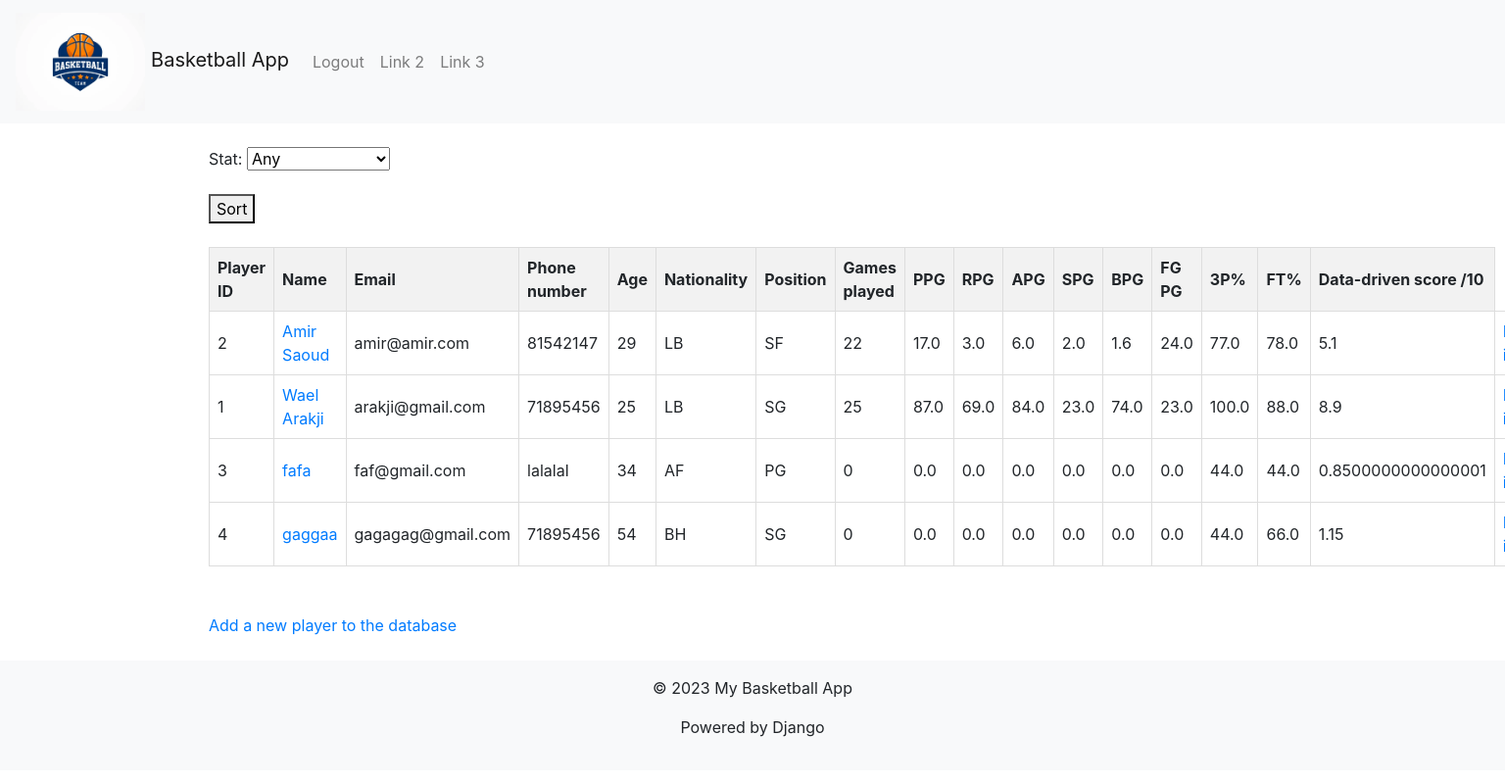
/playerstats/ (signed in), run on the app's committed database.
### basketballapp430/models.py (models this page shows, shortened)
class Player(models.Model):
    POINTGUARD = 'PG'
    SHOOTINGGUARD = 'SG'
    SMALLFORWARD = 'SF'
    POWERFORWARD = 'PF'
    CENTER = 'C'
    POSITION_CHOICES = [
        (POINTGUARD, 'Point Guard'),
        (SHOOTINGGUARD, 'Shooting Guard'),
        (SMALLFORWARD, 'Small Forward'),
        (POWERFORWARD, 'Power Forward'),
        (CENTER, 'Center')
    ]
    name = models.CharField(max_length=200)
    email = models.EmailField(max_length=255, default = '')
    phone = models.CharField(max_length=20)
    age = models.IntegerField()
    nationality = CountryField()
    position = models.CharField(max_length=2, choices=POSITION_CHOICES)
    games_played = models.IntegerField(default=0)
    points_per_game = models.FloatField(default=0)
    rebounds_per_game = models.FloatField(default=0)
    assists_per_game = models.FloatField(default=0)
    steals_per_game = models.FloatField(default=0)
    blocks_per_game = models.FloatField(default=0)
    fieldgoals_per_game = models.FloatField(default=0)
    three_point_field_goal_percentage = models.FloatField(default=0)
    free_throw_percentage = models.FloatField(default=0)
    def data_score(self):
        stats = {
            'points_per_game': {
                (0,2): 0,
                (2,5): 0.2,
                (5,8): 0.3,
                (8,12): 0.45,
                (12,16): 0.55,
                (16,20): 0.8,
                (20,25): 0.9,
                (25,float('inf')): 1
            },
            'rebounds_per_game':{
                (0,4):0,
                (4,6):0.3,
                (6,8):0.5,
                (8,11):0.75,
                (11,13):0.95,
                (13,float('inf')):1
            },
            'assists_per_game':{
                (0,2):0,
                (2,4):0.6,
                (4,6):1,
                (6,8):1.4,
                (8,10):1.7,
                (10,12):1.95,
                (12,float('inf')):2
            },
            'steals_per_game':{
                (0,1):0,
                (1,2):0.2,
                (2,4):0.5,
                (4,6):0.8,
                (6,9):0.95,
                (9,float('inf')):1
            },
            'blocks_per_game':{
                (0,1):0,
                (1,2):0.4,
                (2,4):0.6,
                (4,7):0.85,
                (7,10):0.95,
                (10,float('inf')):1
            },
            'fieldgoals_per_game':{
                (0,1): 0,
                (1,3): 0.1,
                (3,5): 0.25,
                (5,7): 0.5,
                (7,10): 0.75,
                (10,15): 0.9,
                (15,20): 0.95,
                (20,float('inf')): 1
            },
            'three_point_field_goal_percentage':{
                (0,10):0,
                (10,15):0.1,
                (15,20):0.2,
                (20,25):0.3,
                (25,30):0.4,
                (30,35):0.55,
                (35,45):0.65,
                (45,55):0.75,
                (55,70):0.85,
                (70,85):0.95,
                (85,100):1
            },
            'free_throw_percentage':{
                (0,30):0,
                (30,40):0.1,
                (40,50):0.2,
                (50,60):0.35,
                (60,70):0.5,
                (70,80):0.75,
                (80,90):0.9,
                (90,95):0.95,
                (95,100):1
            }
        }
        score = 0
        for stat, ranges in stats.items():
            stat_value = getattr(self, stat)
            for r in ranges:
                if r[0] <= stat_value <= r[1]:
                    score+=ranges[r]
                    break
        return score

### basketballapp430/views.py (the view)
# urls.py: path('playerstats/', views.playerstats, name = 'playerstats'),
@login_required(login_url='login')
def playerstats(request):
    form = StatFilter(request.GET)
    if form.is_valid():
        stat = form.cleaned_data['stat']
        if stat == '':
            players = Player.objects.all().order_by('name')
        elif stat:
            players = Player.objects.all().order_by('-{}'.format(stat))
        else:
            players = Player.objects.all().order_by('name')
    else:
        players = Player.objects.all().order_by('name')
    return render(request, 'playerstats.html', {'form': form, 'players': players})

### basketballapp430/forms.py
class StatFilter(forms.Form):
    STAT_CHOICE = [('', 'Any'),('points_per_game', 'Point/game'),('rebounds_per_game', 'Rebounds/game'),('assists_per_game', 'Assists/game'),
    ('steals_per_game', 'Steals/game'),(' blocks_per_game', 'Blocks/game'),('fieldgoals_per_game', 'FG/game'),('three_point_field_goal_percentage', '3P%'),('free_throw_percentage', 'FT%')
    ]
    stat = forms.ChoiceField(choices=STAT_CHOICE, required=False)

### basketballapp430/templates/playerstats.html (shortened to what this page needs)
{% extends "main.html" %}
{% block content %}
<form method="get">
  {{ form.as_p }}
  <button type="submit">Sort</button>
  <br></br>
</form>
      <table>
          <tr>
              <th>Player ID</th>
              <th>Name</th>
              <th>Email</th>
              <th>Phone number</th>
              <th>Age</th>
              <th>Nationality</th>
              <th>Position</th>
              <th>Games played</th>
              <th>PPG</th>
              <th>RPG</th>
              <th>APG</th>
              <th>SPG</th>
              <th>BPG</th>
              <th>FG PG</th>
              <th>3P%</th>
              <th>FT%</th>
              <th>Data-driven score /10</th>
          </tr>
          {% for player in players %}
          <tr>
              <td>{{ player.id }}</td>
              <td><a href = "{% url 'player-profile' player.id %}">{{ player.name }}</a></td>
              <td>{{ player.email }}</td>
              <td>{{ player.phone }}</td>
              <td>{{ player.age }}</td>
              <td>{{ player.nationality }}</td>
              <td>{{ player.position }}</td>
              <td>{{ player.games_played }}</td>
              <td>{{ player.points_per_game }}</td>
              <td>{{ player.rebounds_per_game }}</td>
              <td>{{ player.assists_per_game }}</td>
              <td>{{ player.steals_per_game }}</td>
              <td>{{ player.blocks_per_game }}</td>
              <td>{{ player.fieldgoals_per_game }}</td>
              <td>{{ player.three_point_field_goal_percentage }}</td>
              <td>{{ player.free_throw_percentage }}</td>
              <td>{{ player.data_score}}</td>
              <td><a href = "{% url 'updatePlayer' player.id       %}">Edit player information</a></td>
          </tr>
          {% endfor %}
      </table>
      <br></br>
      <div>
        <a href = 'addplayer/'> Add a new player to the database</a>
      </div>
{% endblock %}

### basketballapp430/templates/playerstats.html (style rules this page uses)
table { border-collapse: collapse; width: 100%; }
th, td { border: 1px solid #ddd; padding: 8px; text-align: left; }
th { background-color: #f2f2f2; }

### data on the page
Player: id "2", name "Amir Saoud", email "amir@amir.com", phone "81542147", age "29", nationality "LB", position "SF", games_played "22", points_per_game "17.0", rebounds_per_game "3.0", assists_per_game "6.0", steals_per_game "2.0", blocks_per_game "1.6", fieldgoals_per_game "24.0", three_point_field_goal_percentage "77.0", free_throw_percentage "78.0", data_score "5.1"
Player: id "1", name "Wael Arakji", email "arakji@gmail.com", phone "71895456", age "25", nationality "LB", position "SG", games_played "25", points_per_game "87.0", rebounds_per_game "69.0", assists_per_game "84.0", steals_per_game "23.0", blocks_per_game "74.0", fieldgoals_per_game "23.0", three_point_field_goal_percentage "100.0", free_throw_percentage "88.0", data_score "8.9"
Player: id "3", name "fafa", email "faf@gmail.com", phone "lalalal", age "34", nationality "AF", position "PG", games_played "0", points_per_game "0.0", rebounds_per_game "0.0", assists_per_game "0.0", steals_per_game "0.0", blocks_per_game "0.0", fieldgoals_per_game "0.0", three_point_field_goal_percentage "44.0", free_throw_percentage "44.0", data_score "0.8500000000000001"
Player: id "4", name "gaggaa", email "gagagag@gmail.com", phone "71895456", age "54", nationality "BH", position "SG", games_played "0", points_per_game "0.0", rebounds_per_game "0.0", assists_per_game "0.0", steals_per_game "0.0", blocks_per_game "0.0", fieldgoals_per_game "0.0", three_point_field_goal_percentage "44.0", free_throw_percentage "66.0", data_score "1.15"
